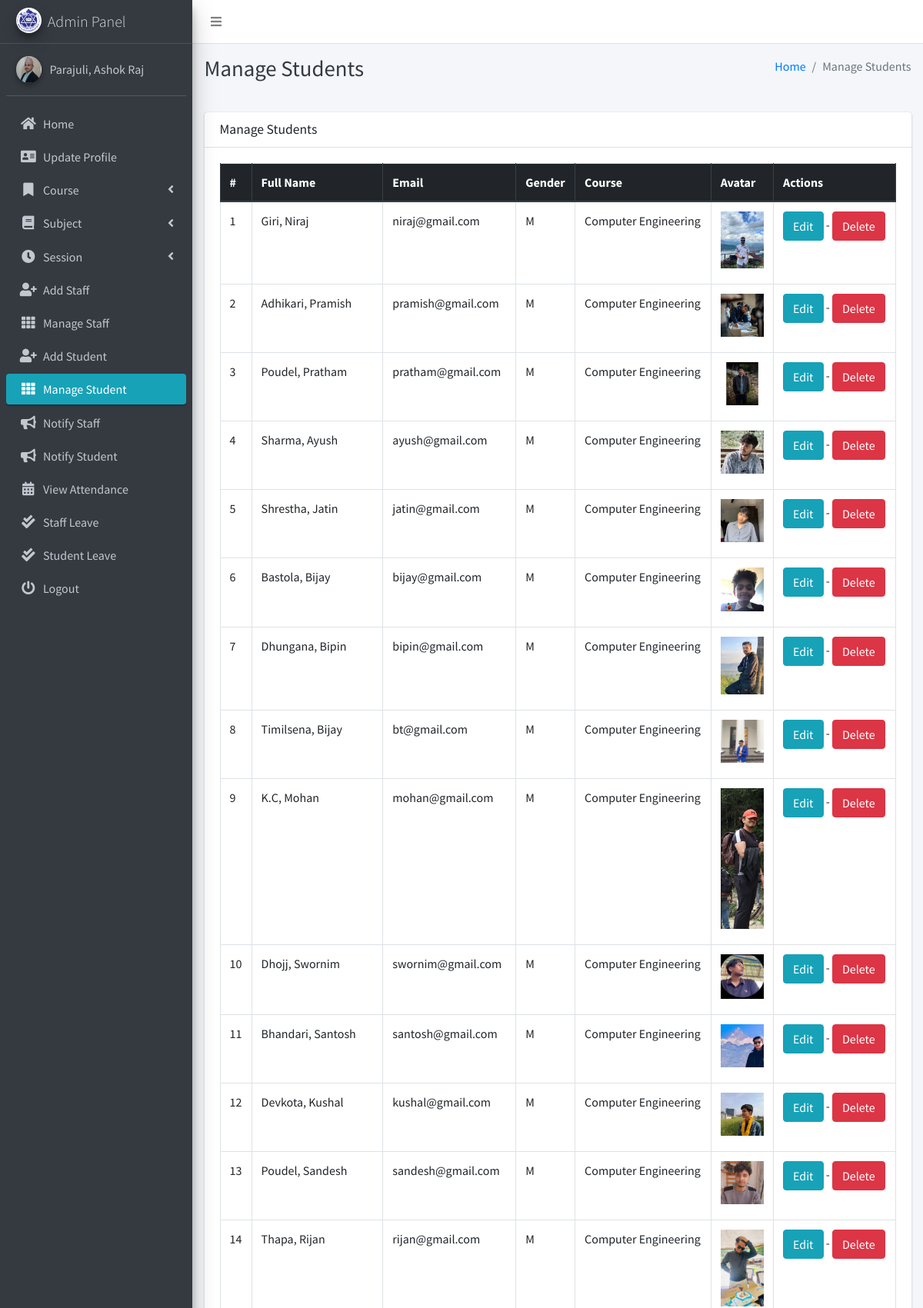
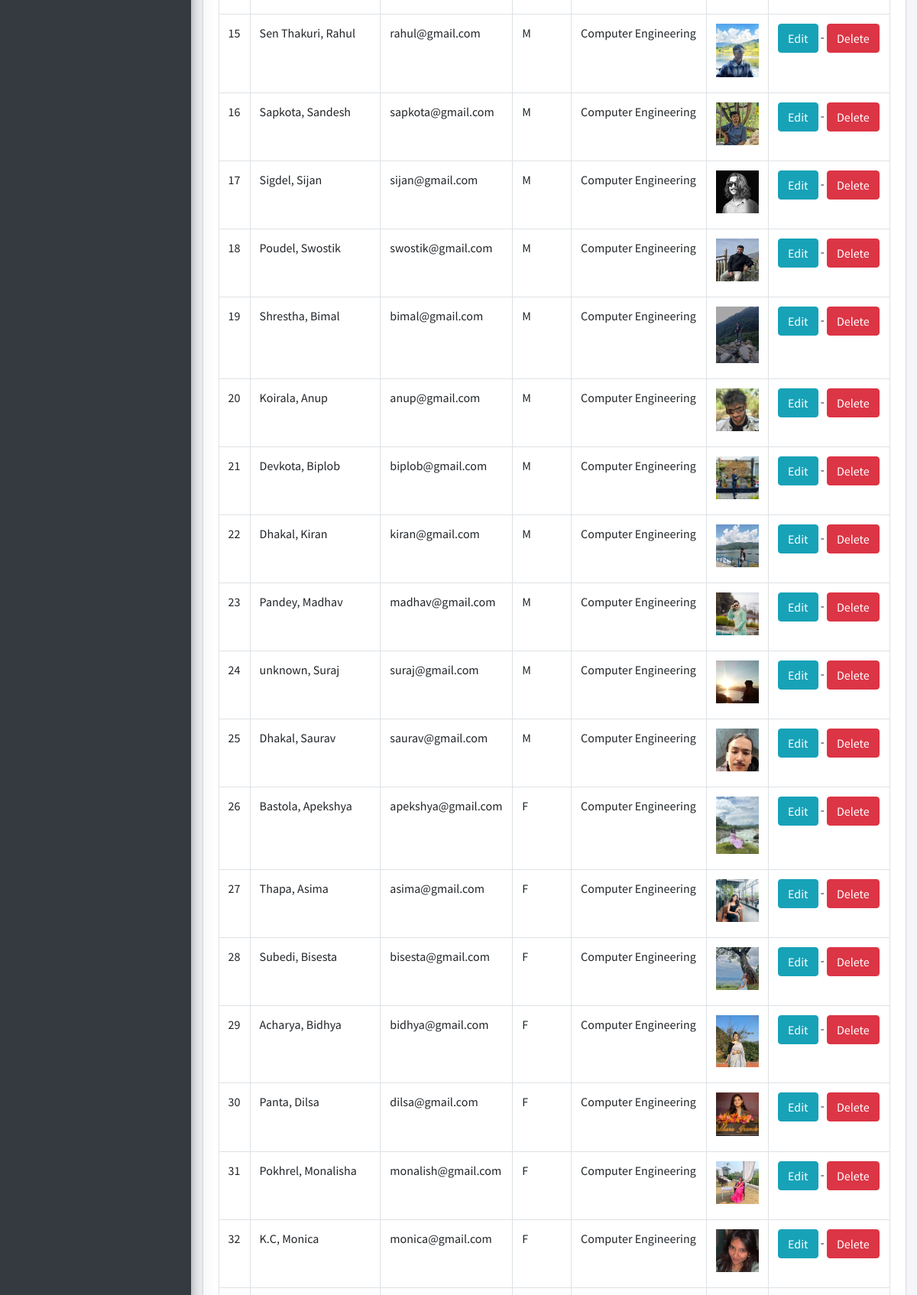
Page /student/manage/ (signed in, upper part) on the committed database (2 pictures, top to bottom).
### main_app/models.py (models this page shows, shortened)
class CustomUser(AbstractUser):
    USER_TYPE = ((1, "HOD"), (2, "Staff"), (3, "Student"))
    GENDER = [("M", "Male"), ("F", "Female")]
    username = None  # Removed username, using email instead
    email = models.EmailField(unique=True)
    user_type = models.CharField(default=1, choices=USER_TYPE, max_length=1)
    gender = models.CharField(max_length=1, choices=GENDER)
    profile_pic = models.ImageField()
    address = models.TextField()
    fcm_token = models.TextField(default="")  # For firebase notifications
    created_at = models.DateTimeField(auto_now_add=True)
    updated_at = models.DateTimeField(auto_now=True)
    USERNAME_FIELD = "email"
    REQUIRED_FIELDS = []
    objects = CustomUserManager()
    def __str__(self):
        return self.last_name + ", " + self.first_name

class Student(models.Model):
    admin = models.OneToOneField(CustomUser, on_delete=models.CASCADE)
    course = models.ForeignKey(Course, on_delete=models.DO_NOTHING, null=True, blank=False)
    session = models.ForeignKey(Session, on_delete=models.DO_NOTHING, null=True)

class Course(models.Model):
    name = models.CharField(max_length=120)
    created_at = models.DateTimeField(auto_now_add=True)
    updated_at = models.DateTimeField(auto_now=True)

### main_app/hod_views.py (the view)
# urls.py: path("student/manage/", hod_views.manage_student, name='manage_student'),
def manage_student(request):
    students = CustomUser.objects.filter(user_type=3)
    context = {
        'students': students,
        'page_title': 'Manage Students'
    }
    return render(request, "hod_template/manage_student.html", context)

### main_app/templates/hod_template/manage_student.html
{% extends 'main_app/base.html' %}
{% load static %}
{% block page_title %}{{page_title}}{% endblock page_title %}
{% block content %}
<section class="content">
    <div class="container-fluid">
        <div class="row">
            <div class="col-md-12">
                <div class="card">
                    <div class="card-header">
                        <h3 class="card-title">{{page_title}}</h3>
                    </div>
                    <div class="card-body">
                        <table id="example2" class="table table-bordered table-hover">
                            <thead class="thead-dark">
                                <tr>
                                    <th>#</th>
                                    <th>Full Name</th>
                                    <th>Email</th>
                                    <th>Gender</th>
                                    <th>Course</th>
                                    <th>Avatar</th>
                                    <th>Actions</th>
                                </tr>
                            </thead>
                            <tbody>
                                {% for student in students %}
                                <tr>
                                    <td>{{ forloop.counter }}</td>
                                    <td>{{student.last_name}}, {{student.first_name}}</td>
                                    <td>{{student.email}}</td>
                                    <td>{{student.gender}}</td>
                                    <td>{{student.student.course.name}}</td>
                                    <td>
                                        {% if student.profile_pic == ""  %}
                                        No Image
                                        {% else %}
                                        <img class="img img-fluid mb-2" height="56" width="56"
                                            src="{{student.profile_pic}}" alt="">
                                        {% endif %}
                                    </td>
                                    <td><a href="{% url 'edit_student' student.student.id %}" class="btn btn-info">Edit</a> -
                                        <a href="{% url 'delete_student' student.student.id %}" class="btn btn-danger" onclick="return confirm('Are you sure about this ?')">Delete</a>
                                    </td>
                                </tr>
                                {% endfor %}
                            </tbody>
                        </table>
                    </div>
                </div>
            </div>
        </div>
    </div>
</section>
{% endblock content %}

### main_app/templates/main_app/sidebar_template.html (shortened to what this page needs)
{% load static %}
<aside class="main-sidebar sidebar-dark-info elevation-4">
    {% if request.user.user_type == '1' %}
    <a href="{% url 'admin_home' %}" class="brand-link">
        <img src="{% static 'dist/img/gces.png' %} " alt="AdminLTE Logo"
            class="brand-image img-circle elevation-3" >
        <span class="brand-text font-weight-light">Admin Panel</span>
    </a>
    <div class="sidebar">
        <div class="user-panel mt-3 pb-3 mb-3 d-flex">
            <div class="image">
                <img src="{{ request.user.profile_pic}}" class="img-circle elevation-2" alt="User Image">
            </div>
            <div class="info">
                <a href="#" class="d-block">{{user}}</a>
            </div>
        </div>
        <nav class="mt-2">
            <ul class="nav nav-pills nav-sidebar flex-column" data-widget="treeview" role="menu" data-accordion="false">
                <li class="nav-item">
                    {% url 'admin_home' as admin_home %}
                    <a href="{{admin_home}}" class="nav-link {% if admin_home == request.path %} active {% endif %}">
                        <i class="nav-icon fas fa-home"></i>
                        <p>
                            Home
                        </p>
                    </a>
                </li>
                <li class="nav-item">
                    {% url 'admin_view_profile' as admin_view_profile %}
                    <a href="{{admin_view_profile}}"
                        class="nav-link {% if admin_view_profile == request.path %} active {% endif %}">
                        <i class="nav-icon fas fa-address-card"></i>
                        <p>
                            Update Profile
                        </p>
                    </a>
                </li>
                <li class="nav-item has-treeview">
                    <a href="#" class="nav-link">
                        <i class="nav-icon fas fa-bookmark"></i>
                        <p>
                            Course
                            <i class="fas fa-angle-left right"></i>
                        </p>
                    </a>
                </li>
                <li class="nav-item has-treeview">
                    <a href="#" class="nav-link">
                        <i class="nav-icon fas fa-book"></i>
                        <p>
                            Subject
                            <i class="fas fa-angle-left right"></i>
                        </p>
                    </a>
                </li>
                <li class="nav-item has-treeview">
                    <a href="#" class="nav-link">
                        <i class="nav-icon fas fa-clock"></i>
                        <p>
                            Session
                            <i class="fas fa-angle-left right"></i>
                        </p>
                    </a>
                </li>
                <li class="nav-item">
                    {% url 'add_staff' as add_staff %}
                    <a href="{{add_staff}}" class="nav-link {% if add_staff == request.path %} active {% endif %}">
                        <i class="nav-icon fas fa-user-plus"></i>
                        <p>
                            Add Staff
                        </p>
                    </a>
                </li>
                <li class="nav-item">
                    {% url 'manage_staff' as manage_staff %}
                    {% url 'edit_staff' staff_id as edit_staff %}
                    <a href="{{manage_staff}}"
                        class="nav-link {% if manage_staff == request.path or request.path == edit_staff %} active {% endif %}">
                        <i class="nav-icon fas fa-th"></i>
                        <p>
                            Manage Staff
                        </p>
                    </a>
                </li>
                <li class="nav-item">
                    {% url 'add_student' as add_student%}
                    <a href="{{add_student}}" class="nav-link  {% if add_student == request.path %} active {% endif %}">
                        <i class="nav-icon fas fa-user-plus"></i>
                        <p>
                            Add Student
                        </p>
                    </a>
                </li>
                <li class="nav-item">
                    {% url 'manage_student' as manage_student %}
                    {% url 'edit_student' student_id as edit_student %}
                    <a href="{{manage_student}}"
                        class="nav-link  {% if edit_student == request.path or manage_student == request.path %} active {% endif %}">
                        <i class="nav-icon fas fa-th"></i>
                        <p>
                            Manage Student
                        </p>
                    </a>
                </li>
                <li class="nav-item">
                    {% url 'admin_notify_staff' as admin_notify_staff %}
                    <a href="{{admin_notify_staff}}"
                        class="nav-link {% if admin_notify_staff == request.path %} active {% endif %}">
                        <i class="nav-icon fas fa-bullhorn"></i>
                        <p>
                            Notify Staff
                        </p>
                    </a>
                </li>
                <li class="nav-item">
                    {% url 'admin_notify_student' as admin_notify_student %}
                    <a href="{{admin_notify_student}}"
                        class="nav-link {% if admin_notify_student == request.path %} active {% endif %}">
                        <i class="nav-icon fas fa-bullhorn"></i>
                        <p>
                            Notify Student
                        </p>
                    </a>
                </li>
                <li class="nav-item">
                    {% url 'admin_view_attendance' as admin_view_attendance %}
                <li class="nav-item">
                    <a href="{{admin_view_attendance}}"
                        class="nav-link  {% if admin_view_attendance == request.path %} active {% endif %}">
                        <i class="nav-icon fas fa-calendar-alt"></i>
                        <p>
                            View Attendance
                        </p>
                    </a>
                </li>
                <li class="nav-item">
                    {% url 'view_staff_leave' as view_staff_leave %}
                    <a href="{{view_staff_leave}}"
                        class="nav-link  {% if view_staff_leave == request.path %} active {% endif %}">
                        <i class="nav-icon fas fa-check-double"></i>
                        <p>
                            Staff Leave
                        </p>
                    </a>
                </li>
                <li class="nav-item">
                    {% url 'view_student_leave' as view_student_leave %}
                    <a href="{% url 'view_student_leave' %}"
                        class="nav-link  {% if view_student_leave == request.path %} active {% endif %}">
                        <i class="nav-icon fas fa-check-double"></i>
                        <p>
                            Student Leave
                        </p>
                    </a>
                </li>
                                        {% endif %}
                                        <li class="nav-item">
                                            <a href="{% url 'user_logout' %}"
                                                onclick="return confirm('Your session would be terminated.\n\nProceed?')"
                                                class="nav-link">
                                                <i class="nav-icon fas fa-power-off"></i>
                                                <p>
                                                    Logout
                                                </p>
                                            </a>
                                        </li>
                                    </ul>
                                </nav>
                            </div>
</aside>

### rows in the picture
CustomUser: last_name+first_name "Parajuli, Ashok Raj"
CustomUser: last_name "Giri", first_name "Niraj", email "niraj@gmail.com", gender "M", student.course.name "Computer Engineering", profile_pic (picture)
CustomUser: last_name "Adhikari", first_name "Pramish", email "pramish@gmail.com", gender "M", student.course.name "Computer Engineering", profile_pic (picture)
CustomUser: last_name "Poudel", first_name "Pratham", email "pratham@gmail.com", gender "M", student.course.name "Computer Engineering", profile_pic (picture)
CustomUser: last_name "Sharma", first_name "Ayush", email "ayush@gmail.com", gender "M", student.course.name "Computer Engineering", profile_pic (picture)
CustomUser: last_name "Shrestha", first_name "Jatin", email "jatin@gmail.com", gender "M", student.course.name "Computer Engineering", profile_pic (picture)
CustomUser: last_name "Bastola", first_name "Bijay", email "bijay@gmail.com", gender "M", student.course.name "Computer Engineering", profile_pic (picture)
CustomUser: last_name "Dhungana", first_name "Bipin", email "bipin@gmail.com", gender "M", student.course.name "Computer Engineering", profile_pic (picture)
CustomUser: last_name "Timilsena", first_name "Bijay", email "bt@gmail.com", gender "M", student.course.name "Computer Engineering", profile_pic (picture)
CustomUser: last_name "K.C", first_name "Mohan", email "mohan@gmail.com", gender "M", student.course.name "Computer Engineering", shows a picture
CustomUser: last_name "Dhojj", first_name "Swornim", email "swornim@gmail.com", gender "M", student.course.name "Computer Engineering", profile_pic (picture)
CustomUser: last_name "Bhandari", first_name "Santosh", email "santosh@gmail.com", gender "M", student.course.name "Computer Engineering", profile_pic (picture)
CustomUser: last_name "Devkota", first_name "Kushal", email "kushal@gmail.com", gender "M", student.course.name "Computer Engineering", profile_pic (picture)
CustomUser: last_name "Poudel", first_name "Sandesh", email "sandesh@gmail.com", gender "M", student.course.name "Computer Engineering", profile_pic (picture)
CustomUser: last_name "Thapa", first_name "Rijan", email "rijan@gmail.com", gender "M", student.course.name "Computer Engineering", profile_pic (picture)
CustomUser: last_name "Sen Thakuri", first_name "Rahul", email "rahul@gmail.com", gender "M", student.course.name "Computer Engineering", profile_pic (picture)
CustomUser: last_name "Sapkota", first_name "Sandesh", email "sapkota@gmail.com", gender "M", student.course.name "Computer Engineering", profile_pic (picture)
CustomUser: last_name "Sigdel", first_name "Sijan", email "sijan@gmail.com", gender "M", student.course.name "Computer Engineering", profile_pic (picture)
CustomUser: last_name "Poudel", first_name "Swostik", email "swostik@gmail.com", gender "M", student.course.name "Computer Engineering", profile_pic (picture)
CustomUser: last_name "Shrestha", first_name "Bimal", email "bimal@gmail.com", gender "M", student.course.name "Computer Engineering", profile_pic (picture)
CustomUser: last_name "Koirala", first_name "Anup", email "anup@gmail.com", gender "M", student.course.name "Computer Engineering", profile_pic (picture)
CustomUser: last_name "Devkota", first_name "Biplob", email "biplob@gmail.com", gender "M", student.course.name "Computer Engineering", profile_pic (picture)
CustomUser: last_name "Dhakal", first_name "Kiran", email "kiran@gmail.com", gender "M", student.course.name "Computer Engineering", profile_pic (picture)
CustomUser: last_name "Pandey", first_name "Madhav", email "madhav@gmail.com", gender "M", student.course.name "Computer Engineering", profile_pic (picture)
CustomUser: last_name "unknown", first_name "Suraj", email "suraj@gmail.com", gender "M", student.course.name "Computer Engineering", profile_pic (picture)
CustomUser: last_name "Dhakal", first_name "Saurav", email "saurav@gmail.com", gender "M", student.course.name "Computer Engineering", profile_pic (picture)
CustomUser: last_name "Bastola", first_name "Apekshya", email "apekshya@gmail.com", gender "F", student.course.name "Computer Engineering", profile_pic (picture)
CustomUser: last_name "Thapa", first_name "Asima", email "asima@gmail.com", gender "F", student.course.name "Computer Engineering", profile_pic (picture)
CustomUser: last_name "Subedi", first_name "Bisesta", email "bisesta@gmail.com", gender "F", student.course.name "Computer Engineering", profile_pic (picture)
CustomUser: last_name "Acharya", first_name "Bidhya", email "bidhya@gmail.com", gender "F", student.course.name "Computer Engineering", profile_pic (picture)
CustomUser: last_name "Panta", first_name "Dilsa", email "dilsa@gmail.com", gender "F", student.course.name "Computer Engineering", profile_pic (picture)
CustomUser: last_name "Pokhrel", first_name "Monalisha", email "monalish@gmail.com", gender "F", student.course.name "Computer Engineering", profile_pic (picture)
CustomUser: last_name "K.C", first_name "Monica", email "monica@gmail.com", gender "F", student.course.name "Computer Engineering", profile_pic (picture)

### other values in the picture
{{ page_title }} "Manage Students"
